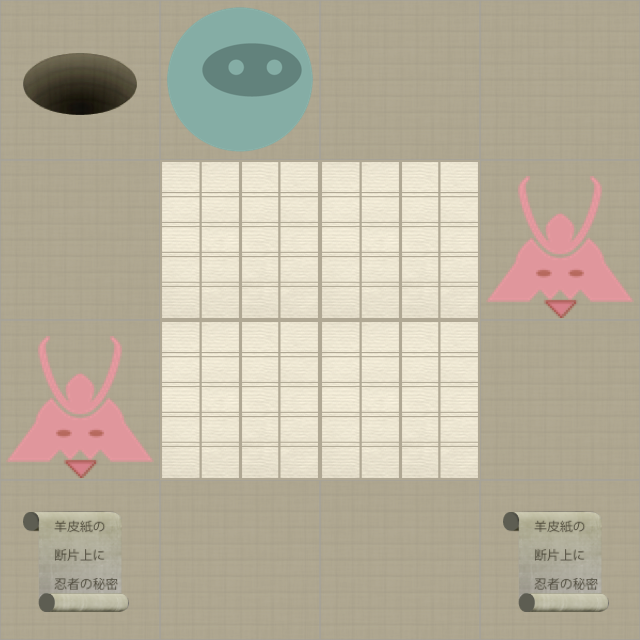

This game map was drawn from its Tiled (.tmx) file and the tilesets committed beside it. A one-line description and the trimmed map source follow:
An orthogonal 4x4 tile map with 160x160 px tiles, 2 tile layers (Level, Actors).

<map version="1.0" orientation="orthogonal" width="4" height="4" tilewidth="160" tileheight="160">
 <properties>
  <property name="moves" value="1" />
 </properties>
 <tileset firstgid="1" name="tiles" tilewidth="160" tileheight="160" spacing="2" margin="2">
  <image source="tiles-ipadhd.png" width="1024" height="1024" />
  <tile id="0">
   <properties>
    <property name="actor" value="exit" />
   </properties>
  </tile>
  <tile id="2">
   <properties>
    <property name="actor" value="guard" />
    <property name="direction" value="down" />
   </properties>
  </tile>
  <tile id="3">
   <properties>
    <property name="actor" value="guard" />
    <property name="direction" value="left" />
   </properties>
  </tile>
  <tile id="4">
   <properties>
    <property name="actor" value="guard" />
    <property name="direction" value="right" />
   </properties>
  </tile>
  <tile id="5">
   <properties>
    <property name="actor" value="guard" />
    <property name="direction" value="up" />
   </properties>
  </tile>
  <tile id="7">
   <properties>
    <property name="actor" value="player" />
   </properties>
  </tile>
  <tile id="8">
   <properties>
    <property name="actor" value="scroll" />
   </properties>
  </tile>
  <tile id="9">
   <properties>
    <property name="wall" value="1" />
   </properties>
  </tile>
 </tileset>
 <layer name="Level" width="4" height="4">
  <data>[16 cells, 16 non-empty, 2 distinct tile ids]</data>
 </layer>
 <layer name="Actors" width="4" height="4">
  <data>[16 cells, 6 non-empty, 4 distinct tile ids]</data>
 </layer>
</map>
